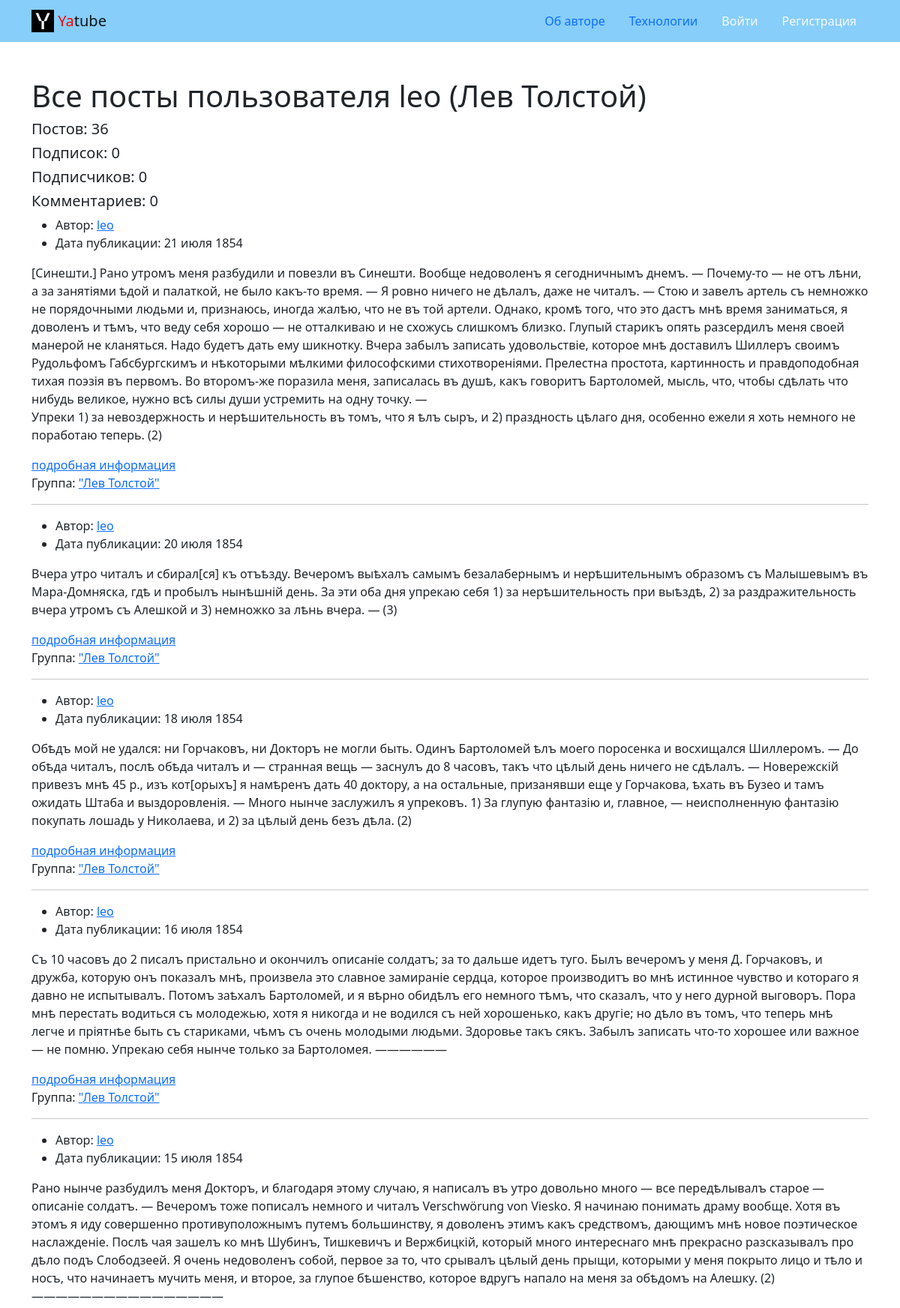
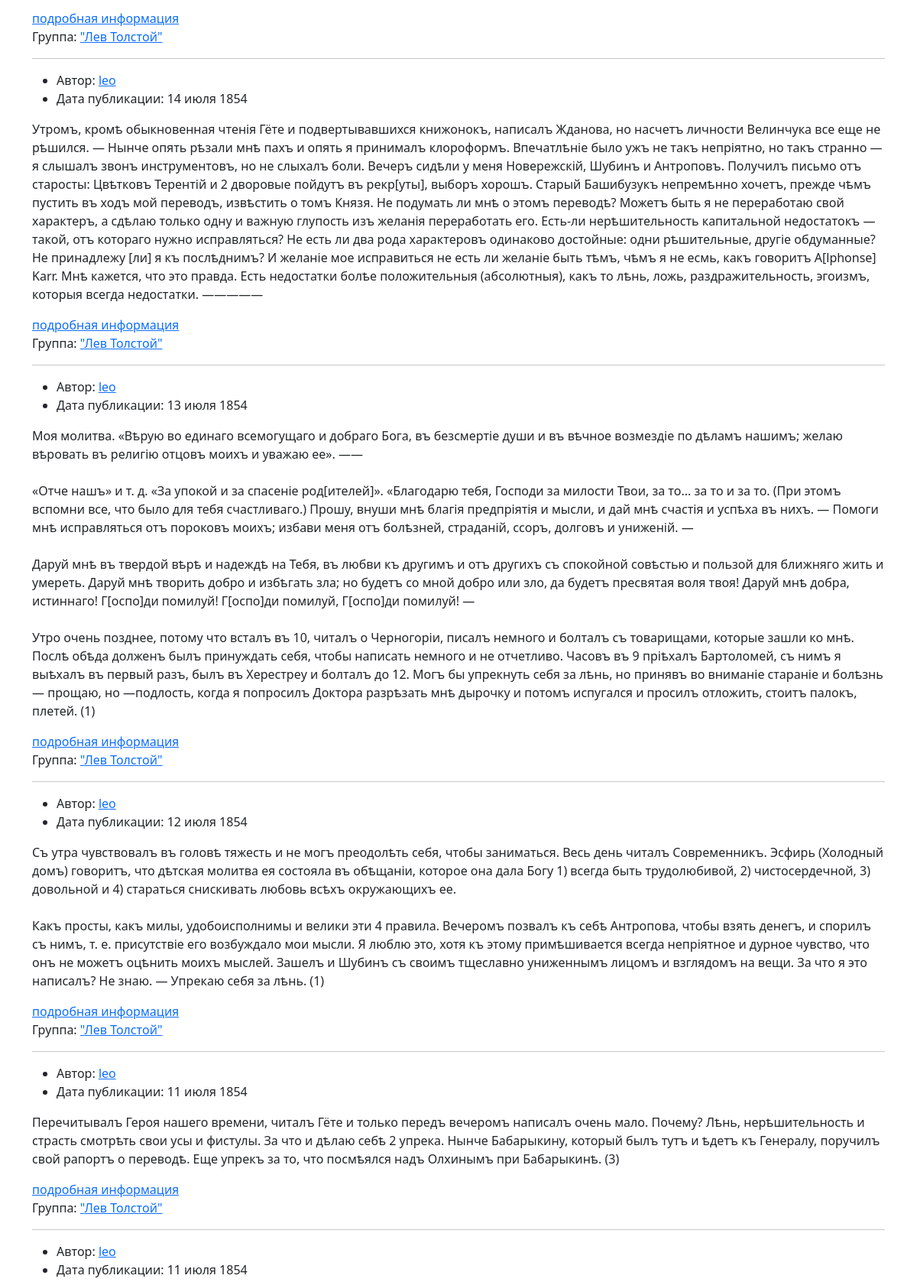
/profile/leo/?page=2 (upper part), run on the app's committed database (2 pictures, top to bottom).
### posts/models.py (models this page shows, shortened)
class Post(models.Model):
    text = models.TextField(
        verbose_name='Текст поста',
        help_text='Текст нового поста'
    )
    pub_date = models.DateTimeField('Дата публикации', auto_now_add=True)
    author = models.ForeignKey(
        User,
        on_delete=models.CASCADE,
        related_name='posts',
        verbose_name='Автор',
        help_text='Имя автора'
    )
    group = models.ForeignKey(
        Group,
        on_delete=models.SET_NULL,
        related_name='posts',
        blank=True, null=True,
        verbose_name='Группа',
        help_text='Группа, к которой будет относиться пост',
    )
    image = models.ImageField(
        'Картинка',
        upload_to='posts/',
        blank=True,
        help_text='Поле для загрузки картинки',
    )
    class Meta:
        ordering = ('-pub_date',)
        verbose_name = 'Пост'
        verbose_name_plural = 'Посты'

class Group(models.Model):
    title = models.CharField(
        max_length=200, verbose_name='Название',
        help_text='Название группы'
    )
    slug = models.SlugField(
        unique=True,
        verbose_name='Идентификатор',
        help_text='Название идентификатора'
    )
    description = models.TextField(
        verbose_name='Описание',
        help_text='Текст описания'
    )
    class Meta:
        verbose_name = 'Группа'
        verbose_name_plural = 'Группы'

### posts/views.py (the view)
# urls.py: path("profile/<str:username>/", views.profile, name="profile"),
def profile(request, username):
    author = get_object_or_404(User, username=username)
    return render(request, 'posts/profile.html', {
        'page_obj': page_obj(request, author.posts.all()),
        'author': author,
        'following':
            request.user != author
            and request.user.is_authenticated
            and Follow.objects.filter(
                user=request.user, author=author
        ).exists(),
    })

### core/context_processors/year.py (called while the page is built)
def year(request):
    return {
        'year': datetime.now().year,
    }

### posts/views.py (called while the page is built)
def page_obj(request, posts):
    return Paginator(posts, POSTS_PER_PAGE).get_page(request.GET.get('page'))

### templates/posts/profile.html (shortened to what this page needs)
{% extends 'base.html' %}
{% block content %}
  <div class="mb-5">
    <h1>Все посты пользователя {{ author.username }} ({{ author.get_full_name }})</h1>
    <h5>Постов: {{ author.posts.count }}</h5>
    <h5>Подписок: {{ author.follower.count }}</h5>
    <h5>Подписчиков: {{ author.following.count }}</h5>
    <h5>Комментариев: {{ author.comments.count }}</h5>
    {% load cache %}
    {% cache 20 profile_page page_obj.number %}
      {% for post in page_obj %}
        {% include 'posts/includes/post.html' %}
        {% if not forloop.last %}<hr />{% endif %}
      {% endfor %}
    {% endcache %}
  </div>
{% endblock %}

### templates/posts/includes/post.html (shortened to what this page needs)
{% load thumbnail %}
<article>
  <ul>
    <li>Автор: <a href="{% url 'posts:profile' post.author.username %}">{{ post.author.username }}</a></li>
    <li>Дата публикации: {{ post.pub_date|date:"d E Y" }}</li>
  </ul>
  <p>{{ post.text|linebreaksbr }}</p>
  <a href="{% url 'posts:post_detail' post.pk %}">подробная информация</a>
  <br>
  {% if post.group and not hide_group %}
    Группа: <a href="{% url 'posts:group_list' post.group.slug %}">"{{ post.group.title }}"</a>
  {% endif %}
</article>

### data on the page
Post: author.username "leo", pub_date "21 июля 1854", text "[Синешти.] Рано утромъ меня разбудили и повезли въ Синешти. Вообще недоволенъ я сегодничнымъ днемъ. — Почему-то — не отъ лѣни, а за занятіями ѣдой и палаткой, не было какъ-тο время. — Я ровно ничего не дѣлалъ, даже не читалъ. — Стою и завелъ артель съ немножко не порядочными людьми и, признаюсь, иногда жалѣю, что не въ той артели. Однако, кромѣ того, что это дастъ мнѣ время заниматься, я доволенъ и тѣмъ, что веду себя хорошо — не отталкиваю и не схожусь слишкомъ близко. Глупый старикъ опять разсердилъ меня своей манерой не кланяться. Надо будетъ дать ему шикнотку. Вчера забылъ записать удовольствіе, которое мнѣ доставилъ Шиллеръ своимъ Рудольфомъ Габсбургскимъ и нѣкоторыми мѣлкими…", group "Лев Толстой"
Post: author.username "leo", pub_date "20 июля 1854", text "Вчера утро читалъ и сбирал[ся] къ отъѣзду. Вечеромъ выѣхалъ самымъ безалабернымъ и нерѣшительнымъ образомъ съ Малышевымъ въ Мара-Домняска, гдѣ и пробылъ нынѣшній день. За эти оба дня упрекаю себя 1) за нерѣшительность при выѣздѣ, 2) за раздражительность вчера утромъ съ Алешкой и 3) немножко за лѣнь вчера. — (3)", group "Лев Толстой"
Post: author.username "leo", pub_date "18 июля 1854", text "Обѣдъ мой не удался: ни Горчаковъ, ни Докторъ не могли быть. Одинъ Бартоломей ѣлъ моего поросенка и восхищался Шиллеромъ. — До обѣда читалъ, послѣ обѣда читалъ и — странная вещь — заснулъ до 8 часовъ, такъ что цѣлый день ничего не сдѣлалъ. — Новережскій привезъ мнѣ 45 р., изъ кот[орыхъ] я намѣренъ дать 40 доктору, а на остальные, призанявши еще у Горчакова, ѣхать въ Бузео и тамъ ожидать Штаба и выздоровленія. — Много нынче заслужилъ я упрековъ. 1) За глупую фантазію и, главное, — неисполненную фантазію покупать лошадь у Николаева, и 2) за цѣлый день безъ дѣла. (2)", group "Лев Толстой"
Post: author.username "leo", pub_date "16 июля 1854", text "Съ 10 часовъ до 2 писалъ пристально и окончилъ описаніе солдатъ; за то дальше идетъ туго. Былъ вечеромъ у меня Д. Горчаковъ, и дружба, которую онъ показалъ мнѣ, произвела это славное замираніе сердца, которое производитъ во мнѣ истинное чувство и котораго я давно не испытывалъ. Потомъ заѣхалъ Бартоломей, и я вѣрно обидѣлъ его немного тѣмъ, что сказалъ, что у него дурной выговоръ. Пора мнѣ перестать водиться съ молодежью, хотя я никогда и не водился съ ней хорошенько, какъ другіе; но дѣло въ томъ, что теперь мнѣ легче и пріятнѣе быть съ стариками, чѣмъ съ очень молодыми людьми. Здоровье такъ сякъ. Забылъ записать что-то хорошее или важное — не помню. Упрекаю себя нынче только за Бартоломея.…", group "Лев Толстой"
Post: author.username "leo", pub_date "15 июля 1854", text "Рано нынче разбудилъ меня Докторъ, и благодаря этому случаю, я написалъ въ утро довольно много — все передѣлывалъ старое — описаніе солдатъ. — Вечеромъ тоже пописалъ немного и читалъ Verschwörung von Viesko. Я начинаю понимать драму вообще. Хотя въ этомъ я иду совершенно противуположнымъ путемъ большинству, я доволенъ этимъ какъ средствомъ, дающимъ мнѣ новое поэтическое наслажденіе. Послѣ чая зашелъ ко мнѣ Шубинъ, Тишкевичъ и Вержбицкій, который много интереснаго мнѣ прекрасно разсказывалъ про дѣло подъ Слободзеей. Я очень недоволенъ собой, первое за то, что срывалъ цѣлый день прыщи, которыми у меня покрыто лицо и тѣло и носъ, что начинаетъ мучить меня, и второе, за глупое бѣшенство,…", group "Лев Толстой"
Post: author.username "leo", pub_date "14 июля 1854", text "Утромъ, кромѣ обыкновенная чтенія Гёте и подвертывавшихся книжонокъ, написалъ Жданова, но насчетъ личности Велинчука все еще не рѣшился. — Нынче опять рѣзали мнѣ пахъ и опять я принималъ клороформъ. Впечатлѣніе было ужъ не такъ непріятно, но такъ странно — я слышалъ звонъ инструментовъ, но не слыхалъ боли. Вечеръ сидѣли у меня Новережскій, Шубинъ и Антроповъ. Получилъ письмо отъ старосты: Цвѣтковъ Терентій и 2 дворовые пойдутъ въ рекр[уты], выборъ хорошъ. Старый Башибузукъ непремѣнно хочетъ, прежде чѣмъ пустить въ ходъ мой переводъ, извѣстить о томъ Князя. Не подумать ли мнѣ о этомъ переводѣ? Можетъ быть я не переработаю свой характеръ, a сдѣлаю только одну и важную глупость изъ желанія…", group "Лев Толстой"
Post: author.username "leo", pub_date "13 июля 1854", text "Моя молитва. «Вѣрую во единаго всемогущаго и добраго Бога, въ безсмертіе души и въ вѣчное возмездіе по дѣламъ нашимъ; желаю вѣровать въ религію отцовъ моихъ и уважаю ее». —— «Отче нашъ» и т. д. «За упокой и за спасеніе род[ителей]». «Благодарю тебя, Господи за милости Твои, за то... за то и за то. (При этомъ вспомни все, что было для тебя счастливаго.) Прошу, внуши мнѣ благія предпріятія и мысли, и дай мнѣ счастія и успѣха въ нихъ. — Помоги мнѣ исправляться отъ пороковъ моихъ; избави меня отъ болѣзней, страданій, ссоръ, долговъ и униженій. — Даруй мнѣ въ твердой вѣрѣ и надеждѣ на Тебя, въ любви къ другимъ и отъ другихъ съ спокойной совѣстью и пользой для ближняго жить и умереть. Даруй мнѣ…", group "Лев Толстой"
Post: author.username "leo", pub_date "12 июля 1854", text "Съ утра чувствовалъ въ головѣ тяжесть и не могъ преодолѣть себя, чтобы заниматься. Весь день читалъ Современникъ. Эсфирь (Холодный домъ) говоритъ, что дѣтская молитва ея состояла въ обѣщаніи, которое она дала Богу 1) всегда быть трудолюбивой, 2) чистосердечной, 3) довольной и 4) стараться снискивать любовь всѣхъ окружающихъ ее. Какъ просты, какъ милы, удобоисполнимы и велики эти 4 правила. Вечеромъ позвалъ къ себѣ Антропова, чтобы взять денегъ, и спорилъ съ нимъ, т. е. присутствіе его возбуждало мои мысли. Я люблю это, хотя къ этому примѣшивается всегда непріятное и дурное чувство, что онъ не можетъ оцѣнить моихъ мыслей. Зашелъ и Шубинъ съ своимъ тщеславно униженнымъ лицомъ и взглядомъ на…", group "Лев Толстой"
Post: author.username "leo", pub_date "11 июля 1854", text "Перечитывалъ Героя нашего времени, читалъ Гёте и только передъ вечеромъ написалъ очень мало. Почему? Лѣнь, нерѣшительность и страсть смотрѣть свои усы и фистулы. За что и дѣлаю себѣ 2 упрека. Нынче Бабарыкину, который былъ тутъ и ѣдетъ къ Генералу, поручилъ свой рапортъ о переводѣ. Еще упрекъ за то, что посмѣялся надъ Олхинымъ при Бабарыкинѣ. (3)", group "Лев Толстой"
Post: author.username "leo", pub_date "11 июля 1854"

### other printed values
{{ author.username }} "leo"
{{ author.get_full_name }} "Лев Толстой"
{{ author.posts.count }} "36"
{{ author.follower.count }} "0"
{{ author.following.count }} "0"
{{ author.comments.count }} "0"
